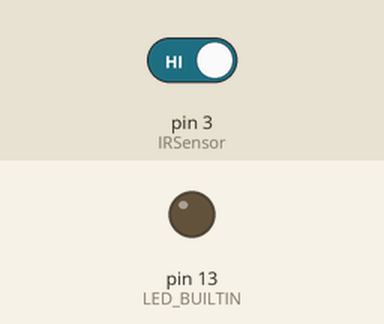
Bench run of a sketch on a simulated Arduino Uno, built with avr-gcc and run on an emulated ATmega328P. Parts: output pins drawn as LEDs (lit = HIGH). The test bench sets the inputs (shaded band); at power-on: pin 3 (IRSensor) HIGH. What the sketch prints to the serial monitor is not drawn.

Above: at 1.2 s.
1.3 s: pin 3 (IRSensor) driven LOW
At 2.6 s:
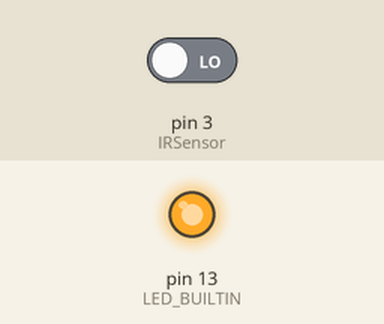
2.9 s: pin 3 (IRSensor) driven HIGH
At 3.9 s:
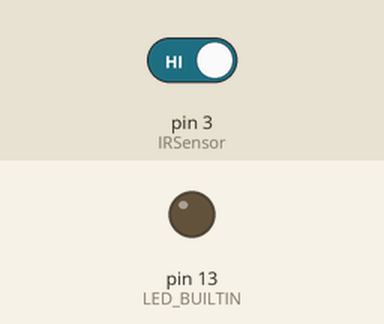
Timing chart, 0 to 5.9 s (numbered marks = the images above; inputs shaded):
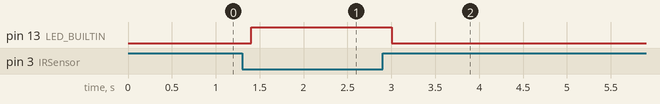

Measured:
- after the input at 1.3 s, pin 13 (LED_BUILTIN): LOW → HIGH after 0.10 s
- after the input at 2.9 s, pin 13 (LED_BUILTIN): HIGH → LOW after 0.10 s

The sketch:

1.ino
```cpp
#define IRSensor 3          // Connect IR sensor DO pin to D3
#define LED_BUILTIN 13      // Internal LED pin

void setup() {
  Serial.begin(9600);               // Start Serial Monitor
  pinMode(IRSensor, INPUT);         // Set IR sensor as input
  pinMode(LED_BUILTIN, OUTPUT);     // Set internal LED as output
}

void loop() {
  int sensorValue = digitalRead(IRSensor);  // Read sensor: 0 = obstacle, 1 = no obstacle

  if (sensorValue == 0) {
    Serial.println("🚧  NotObstacle Detected!");         // Hand or object in front
    digitalWrite(LED_BUILTIN, HIGH);                // Turn ON internal LED
  } else {
    Serial.println("✅ No Obstacle.");               // Nothing in front
    digitalWrite(LED_BUILTIN, LOW);                 // Turn OFF internal LED
  }

  delay(200); // Check every 0.2 seconds
}
```
